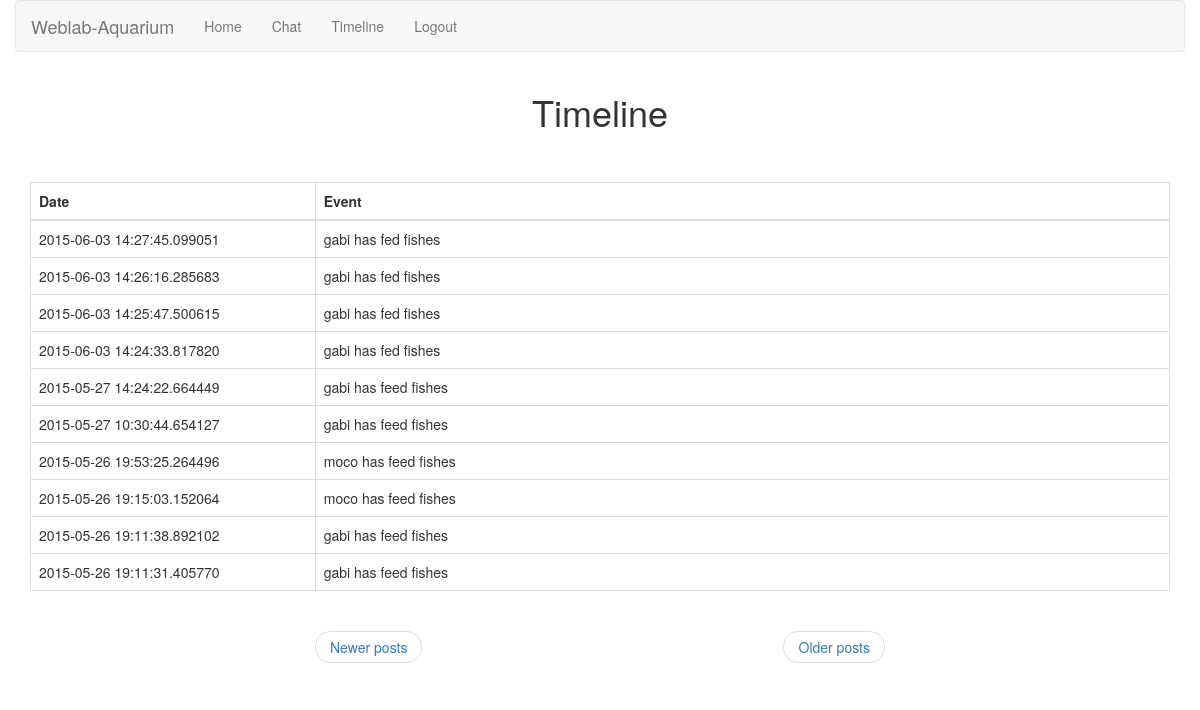
The page /timeline/3 (signed in) on the database its author committed.
### app/models.py (models this page shows, shortened)
class Event(db.Model):
    id = db.Column(db.Integer, primary_key=True)
    body = db.Column(db.String(140))
    timestamp = db.Column(db.DateTime)
    user_id = db.Column(db.Integer, db.ForeignKey('user.id'))

class User(db.Model):
    id = db.Column(db.Integer, primary_key=True)
    nickname = db.Column(db.String(64), index=True, unique=True)
    posts = db.relationship('Post', backref='author', lazy='dynamic')
    events = db.relationship('Event', backref='author', lazy='dynamic')
    permission = db.Column(db.Boolean)
    max_date = db.Column(db.DateTime)
    last_poll = db.Column(db.DateTime)
    back = db.Column(db.String(80))
    session_id = db.Column(db.String(80))
    weblab = db.Column(db.Boolean)
    def is_authenticated(self):
        return True

### app/views.py (the view)
@app.route('/timeline', methods=['GET', 'POST'])
@app.route('/timeline/<int:page>', methods=['GET', 'POST'])
@login_required
def timeline(page=1):
    events=Event.query.order_by(desc(Event.timestamp)).paginate(page, POSTS_PER_PAGE, False)
    return render_template('timeline.html',
                           events=events)

### app/views.py (called while the page is built)
@lm.user_loader
def load_user(id):
    return User.query.get(int(id))

@app.before_request
def before_request():
    g.user = current_user
    if g.user.is_authenticated():
        g.user.last_poll = datetime.now()
        db.session.add(g.user)
        db.session.commit()

### app/templates/timeline.html
{% extends "base.html" %}
{% block content %}
    <div class="container-fluid text-center">
        <h1>Timeline</h1>
        <br><br>
    </div>
    <div class="container">
        <table class="table table-bordered">
            <thead>
              <tr>
                <th class="col-md-2">Date</th>
                <th class="col-md-4">Event</th>
              </tr>
            </thead>
            <tbody>
                {% for event in events.items %}
                    {% include 'event.html' %}
                {% endfor %}
            </tbody>
        </table>
    </div>
    <div class="container text-center" style="padding-right:25%;padding-left:25%;">
        <ul class="pager">
            {% if events.has_prev %}<li class="previous" ><a href="{{ url_for('timeline', page=events.prev_num) }}">Newer posts</a></li>{% else %}<li class="previous"><a href="#">Newer posts</a></li>
            {% endif %}
            {% if events.has_next %}<li class="next"><a href="{{ url_for('timeline', page=events.next_num) }}">Older posts</a></li>{% else %}<li class="next"><a href="#">Older posts</a></li>
            {% endif %}
        </ul>
    </div>
{% endblock %}

### app/templates/event.html
    <tr valign="top">
        <td class="col-md-3">{{event.timestamp}}</td>
        <td class="col-md-9">{{event.author.nickname }} {{ event.body }}</td>
    </tr>

### rows shown on the page
Event: timestamp "2015-06-03 14:27:45.099051", author.nickname "gabi", body "has fed fishes"
Event: timestamp "2015-06-03 14:26:16.285683", author.nickname "gabi", body "has fed fishes"
Event: timestamp "2015-06-03 14:25:47.500615", author.nickname "gabi", body "has fed fishes"
Event: timestamp "2015-06-03 14:24:33.817820", author.nickname "gabi", body "has fed fishes"
Event: timestamp "2015-05-27 14:24:22.664449", author.nickname "gabi", body "has feed fishes"
Event: timestamp "2015-05-27 10:30:44.654127", author.nickname "gabi", body "has feed fishes"
Event: timestamp "2015-05-26 19:53:25.264496", author.nickname "moco", body "has feed fishes"
Event: timestamp "2015-05-26 19:15:03.152064", author.nickname "moco", body "has feed fishes"
Event: timestamp "2015-05-26 19:11:38.892102", author.nickname "gabi", body "has feed fishes"
Event: timestamp "2015-05-26 19:11:31.405770", author.nickname "gabi", body "has feed fishes"
